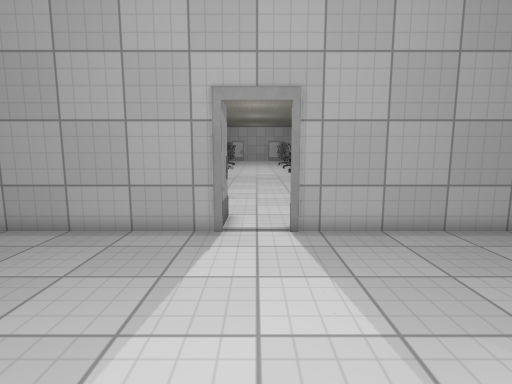
view 1 (above)

13 first-person views from a walk through a Godot game level. The camera is 1.3 m above the floor, tilts 8° down and sees 80° across. The floor is counted in squares, 0.5 m on a side. Each view is taken from the middle of a square. On the plan, view 1 faces up. The plan holds only what a view shows up to about 20 squares ahead; the rest is blank. The place goes on beyond the plan. Some surface patterns are stand-ins.

view 2
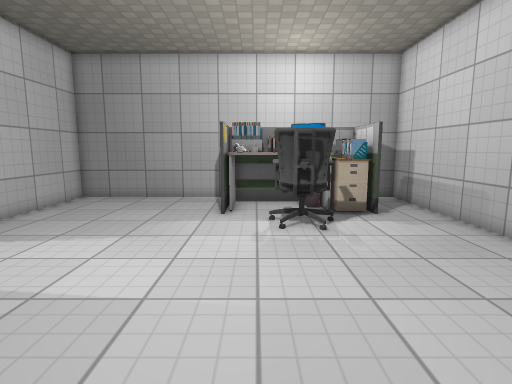

view 3
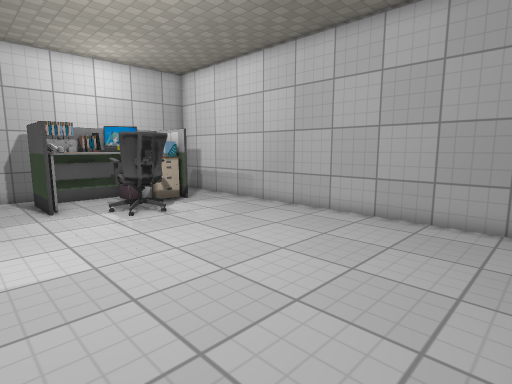

view 4
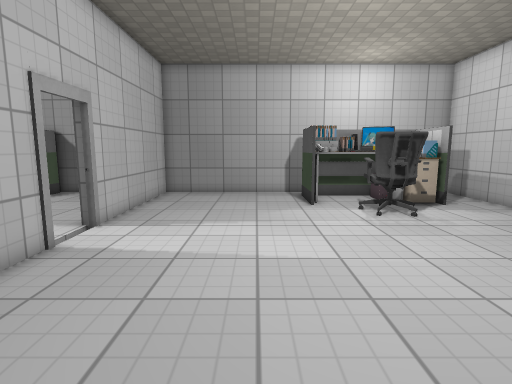

view 5
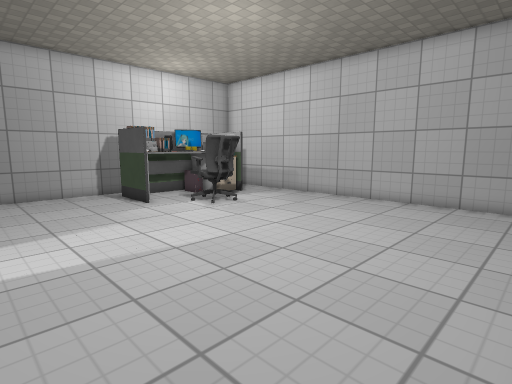

view 6
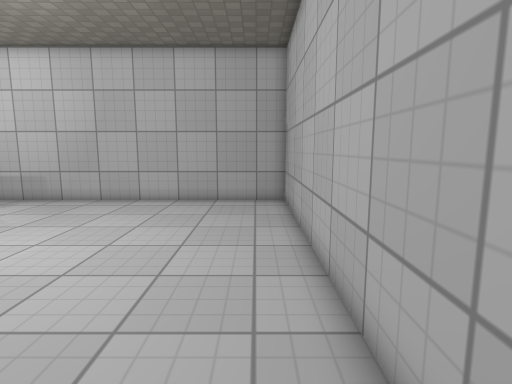

view 7
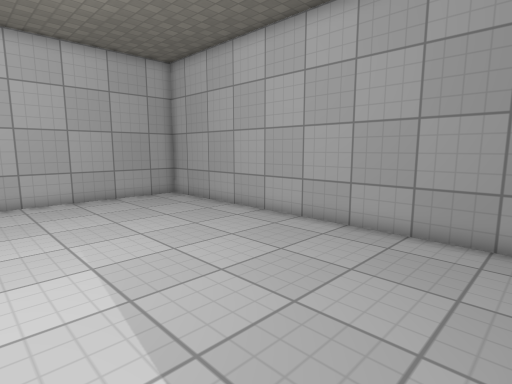

view 8
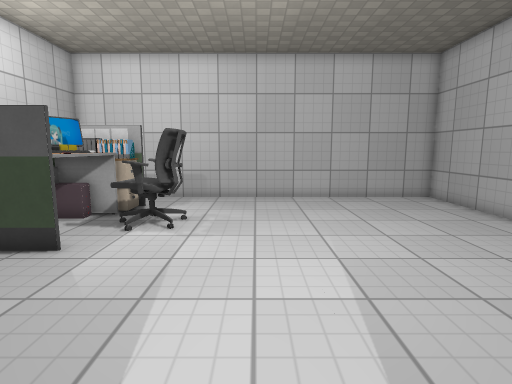

view 9
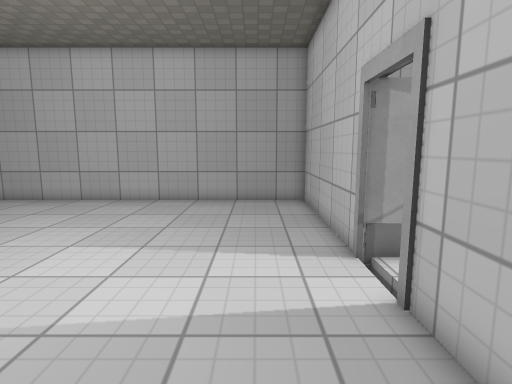

view 10
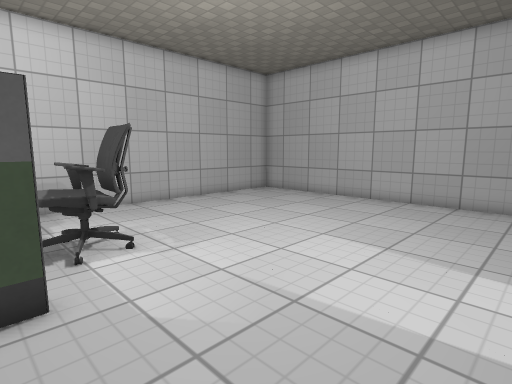

view 11
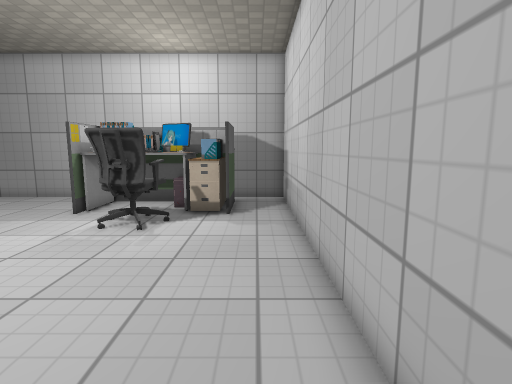

view 12
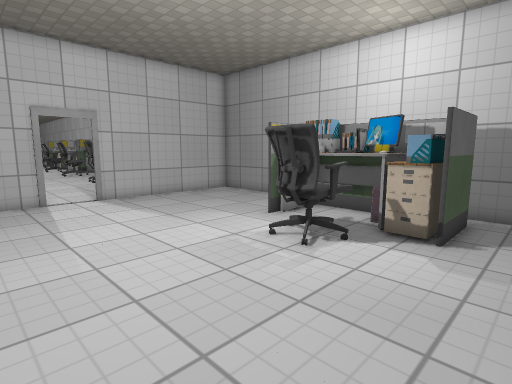

view 13
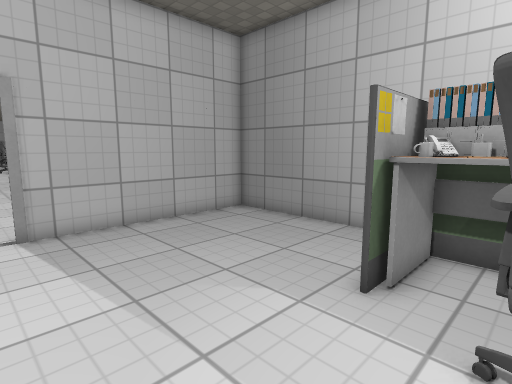

### Floor plan
Points are (right, up) in squares from view 1. A wall is a line through its corners. A room is listed if a view was taken in it or the views show most of it. See-through windows are left out.
Room 1 (views 1, 2, 3, 4, 5, 6, 7, 8, 9, 10, 11, 12, 13)
walls: (-1.1, 9.5) (-9.5, 9.5) (-9.5, -7.5) (9.5, -7.5) (9.5, -4.8); (9.5, 0.8) (9.5, 9.5) (1.2, 9.5)
objects: desk (2, -5) to (8, 1)

Positions as (right, up) in squares from view 1, and headings:
1: (0, 0), facing up
2: (-7, 0), facing right
3: (-9, 4), facing down-right
4: (-9, 4), facing right
5: (-9, 8), facing down-right
6: (-8, 8), facing down
7: (0, 9), facing down-left
8: (0, 9), facing down
9: (6, 7), facing left
10: (6, 7), facing down-left
11: (-7, -6), facing right
12: (-4, -7), facing up-right
13: (0, -1), facing up-right
